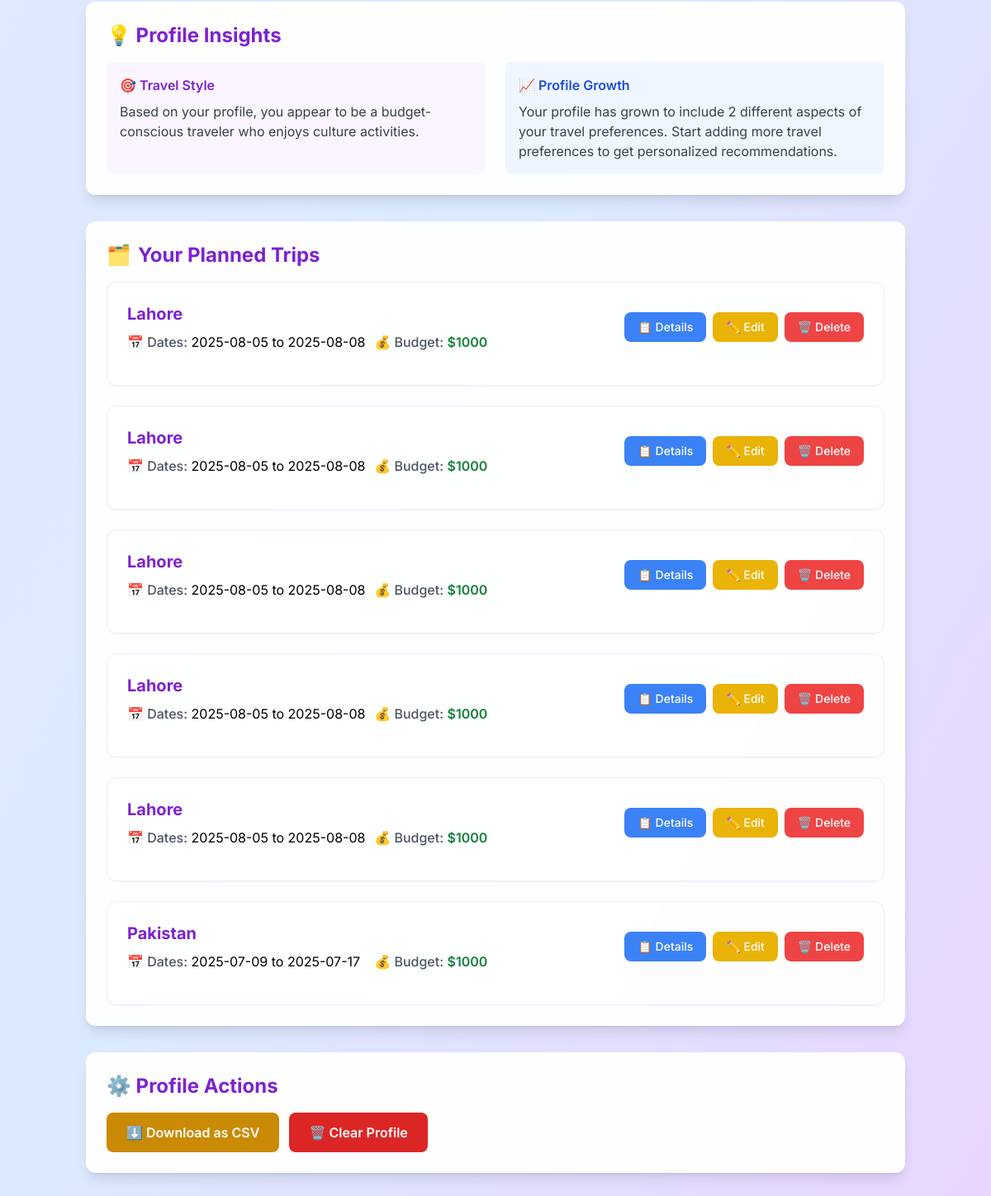
The app's page /profile (signed in, lower part), older data.
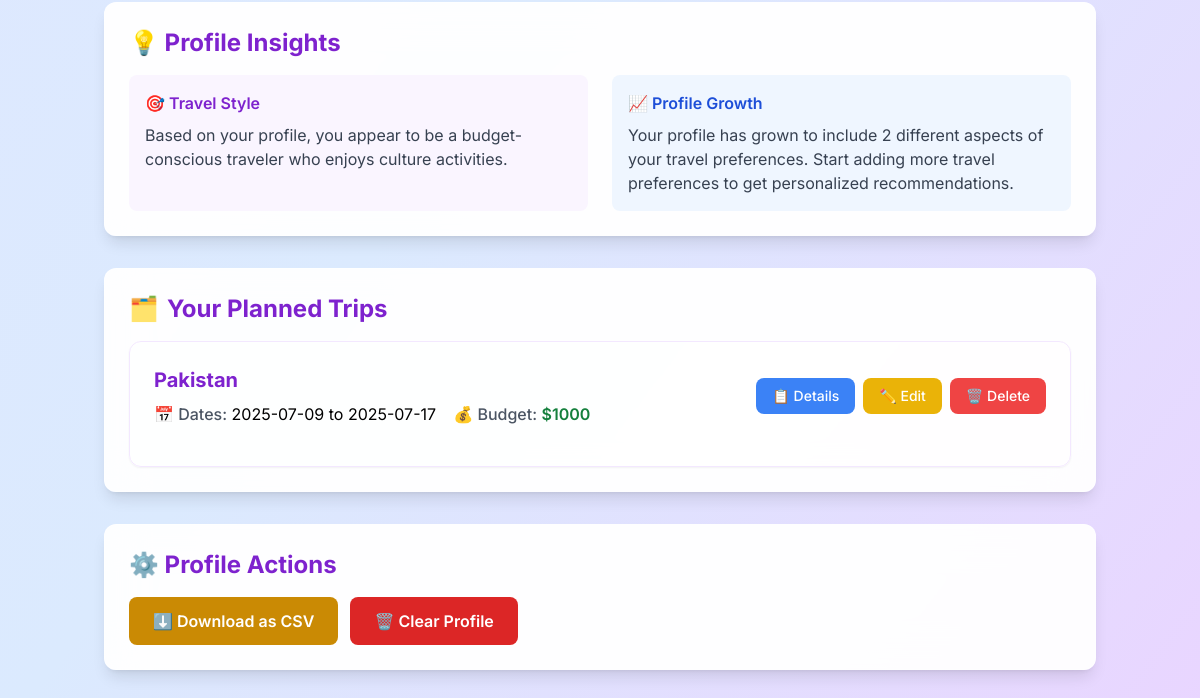
The same page, newer data.
### traveler_planner.py (models this page shows)
class TravelPlan(db.Model):
    id = db.Column(db.Integer, primary_key=True)
    user_id = db.Column(db.Integer, db.ForeignKey('user.id'), nullable=False)
    destination = db.Column(db.String(100))
    departure_city = db.Column(db.String(100))
    checkin_date = db.Column(db.String(20))
    checkout_date = db.Column(db.String(20))
    days = db.Column(db.Integer)
    budget = db.Column(db.String(50))
    preferences = db.Column(db.String(200))
    itinerary = db.Column(db.Text)  # Store as JSON string
    created_at = db.Column(db.DateTime, default=db.func.current_timestamp())

### traveler_planner.py (the view)
@app.route("/profile")
@login_required
def view_profile():
    user_id = session.get('user_id')
    sync_profile_from_database(user_id)
    profile_summary = traveler_profiles.get_profile_summary(str(user_id))
    user_plans = TravelPlan.query.filter_by(user_id=user_id).order_by(TravelPlan.created_at.desc()).all()
    plans_with_details = []
    for plan in user_plans:
        details = {}
        try:
            details = json.loads(plan.itinerary) if plan.itinerary else {}
        except Exception as e:
            print(f"[DEBUG] Error parsing itinerary for plan {plan.id}: {e}")
            details = {}
        print(f"[DEBUG] Plan ID: {plan.id}, Details: {details}")
        plans_with_details.append({'plan': plan, 'details': details})
    return render_template("profile.html", profile_summary=profile_summary, plans_with_details=plans_with_details)

### traveler_planner.py (called while the page is built)
def login_required(f):
    @wraps(f)
    def decorated_function(*args, **kwargs):
        if 'user_id' not in session:
            flash('Please log in to access this page.', 'error')
            return redirect(url_for('login'))
        return f(*args, **kwargs)
    return decorated_function

def sync_profile_from_database(user_id):
    db_profile = TravelerProfile.query.filter_by(user_id=user_id).first()
    if not db_profile:
        return
    if str(user_id) not in traveler_profiles.profiles:
        traveler_profiles.create_profile(str(user_id))
    if db_profile.budget:
        traveler_profiles.update_budget_profile(str(user_id), db_profile.budget)
    if db_profile.interests:
        interests = [interest.strip() for interest in db_profile.interests.split(',') if interest.strip()]
        traveler_profiles.update_interests_profile(str(user_id), interests)

### templates/profile.html (shortened to what the changed rows need)
<!DOCTYPE html>
<html lang="en">
<head>
  <script src="https://cdn.tailwindcss.com"></script>
</head>
<body class="bg-gradient-to-br from-indigo-100 via-blue-100 to-purple-200 font-[Inter] min-h-screen">
  <div class="container mx-auto px-2 sm:px-4 py-4 sm:py-8 pt-16 sm:pt-20">
    {% if profile_summary %}
    <div class="glass-effect rounded-lg sm:rounded-xl shadow-lg p-3 sm:p-4 md:p-6 mb-4 sm:mb-6 md:mb-8">
      <h2 class="text-lg sm:text-xl md:text-2xl font-bold text-purple-700 mb-2 sm:mb-3 md:mb-4">💡 Profile Insights</h2>
    </div>
    {% if plans_with_details and plans_with_details|length > 0 %}
      <div class="glass-effect rounded-lg sm:rounded-xl shadow-lg p-3 sm:p-4 md:p-6 mb-4 sm:mb-6 md:mb-8">
        <h2 class="text-lg sm:text-xl md:text-2xl font-bold text-purple-700 mb-2 sm:mb-3 md:mb-4 flex items-center">
          <span class="mr-2">🗂️</span> Your Planned Trips
        </h2>
        <div class="space-y-3 sm:space-y-4 md:space-y-6">
          {% for item in plans_with_details %}
            <div class="bg-white/50 rounded-lg sm:rounded-xl p-3 sm:p-4 md:p-6 shadow-sm border border-purple-100">
              <div class="flex flex-col sm:flex-row sm:items-center sm:justify-between gap-2 sm:gap-3 mb-3 sm:mb-4">
                <div class="flex-1">
                  <h3 class="text-base sm:text-lg md:text-xl font-bold text-purple-700 mb-1 sm:mb-2">{{ item.plan.destination }}</h3>
                  <div class="grid grid-cols-1 sm:grid-cols-2 gap-1 sm:gap-2 text-xs sm:text-sm md:text-base">
                    <div><span class="font-medium text-gray-600">📅 Dates:</span> {{ item.plan.checkin_date }} to {{ item.plan.checkout_date }}</div>
                    <div><span class="font-medium text-gray-600">💰 Budget:</span> <span class="text-green-700 font-semibold">{{ item.plan.budget }}</span></div>
                  </div>
                </div>
                <div class="flex flex-wrap gap-1 sm:gap-2">
                  <button type="button" onclick="toggleDetails({{ loop.index0 }})" class="px-2 sm:px-3 md:px-4 py-1.5 sm:py-2 bg-blue-500 hover:bg-blue-600 text-white rounded-lg text-xs sm:text-sm font-medium transition-colors min-h-[32px] touch-manipulation">
                    📋 Details
                  </button>
                  <a href="/plan/{{ item.plan.id }}/edit" class="px-2 sm:px-3 md:px-4 py-1.5 sm:py-2 bg-yellow-500 hover:bg-yellow-600 text-white rounded-lg text-xs sm:text-sm font-medium transition-colors min-h-[32px] touch-manipulation">
                    ✏️ Edit
                  </a>
                  <form action="/plan/{{ item.plan.id }}/delete" method="POST" style="display:inline;" onsubmit="return confirm('Are you sure you want to delete this plan?');">
                    <button type="submit" class="px-2 sm:px-3 md:px-4 py-1.5 sm:py-2 bg-red-500 hover:bg-red-600 text-white rounded-lg text-xs sm:text-sm font-medium transition-colors cursor-pointer min-h-[32px] touch-manipulation">
                      🗑️ Delete
                    </button>
                  </form>
                </div>
              </div>
            </div>
          {% endfor %}
        </div>
      </div>
    {% endif %}
    <div class="glass-effect rounded-lg sm:rounded-xl shadow-lg p-3 sm:p-4 md:p-6 mb-4 sm:mb-6 md:mb-8">
      <h2 class="text-lg sm:text-xl md:text-2xl font-bold text-purple-700 mb-2 sm:mb-3 md:mb-4">⚙️ Profile Actions</h2>
    </div>
    {% endif %}
  </div>
</body>
</html>

Row changes from the older to the newer data that the page shows:
removed TravelPlan: plan.destination "Lahore", plan.checkin_date "2025-08-05", plan.checkout_date "2025-08-08", plan.budget "$1000"
removed TravelPlan: plan.destination "Lahore", plan.checkin_date "2025-08-05", plan.checkout_date "2025-08-08", plan.budget "$1000"
removed TravelPlan: plan.destination "Lahore", plan.checkin_date "2025-08-05", plan.checkout_date "2025-08-08", plan.budget "$1000"
removed TravelPlan: plan.destination "Lahore", plan.checkin_date "2025-08-05", plan.checkout_date "2025-08-08", plan.budget "$1000"
removed TravelPlan: plan.destination "Lahore", plan.checkin_date "2025-08-05", plan.checkout_date "2025-08-08", plan.budget "$1000"
Text that changed along with them:
list line gone: "📅 Dates: to 💰 Budget: 📋 Details ✏️ Edit 🗑️ Delete"
